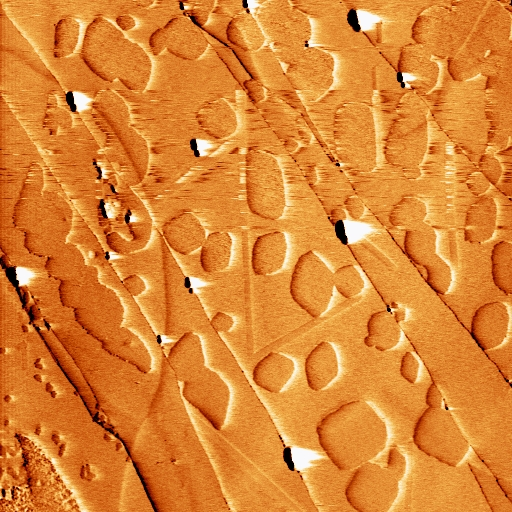
#> input picture Image dataset/1_amplitude.jpg, 512 x 512 px, found by its file name
$ jupyter execute --allow-errors Final_Denoising_after_image_enhancement.ipynb   (older library calls are emulated)
#> lines starting #> are read from the running program, lines starting #| are printed output that depends on the picture
[cell 1]
import cv2
import numpy as np

# Load the image
image_path = '/content/1_amplitude.jpg'
image = cv2.imread(image_path, cv2.IMREAD_GRAYSCALE)
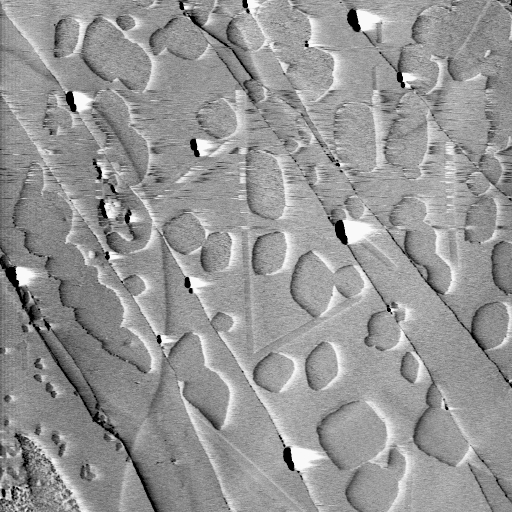
#> image: shape (512, 512); min 0, max 250, mean 149.3

# Perform histogram equalization
equalized_image = cv2.equalizeHist(image)
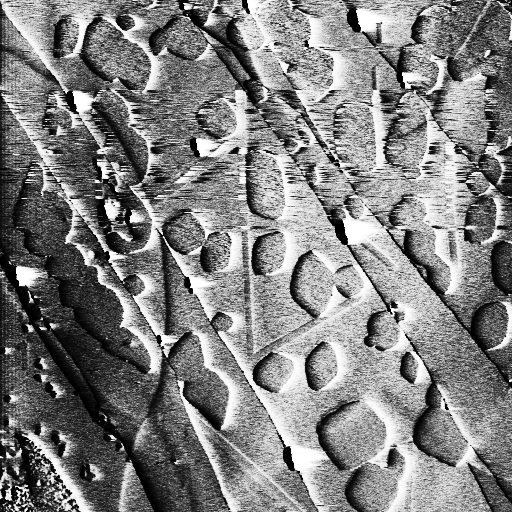
#> equalized_image: shape (512, 512); min 0, max 255, mean 128.5

# Display original and equalized images
#> (the rest of this cell did not finish here and is left out)

[cell 2]
import cv2
import numpy as np
from google.colab.patches import cv2_imshow

# now we will be loading the image and converting it to grayscale
image = cv2.imread(r"/content/1_amplitude.jpg")
#> image is the input picture: shape (512, 512, 3); mean B, G, R 51.5, 132.6, 219.3

gray = cv2.cvtColor(image, cv2.COLOR_BGR2GRAY)

# Compute the discrete Fourier Transform of the image
fourier = cv2.dft(np.float32(gray), flags=cv2.DFT_COMPLEX_OUTPUT)

# Shift the zero-frequency component to the center of the spectrum
fourier_shift = np.fft.fftshift(fourier)

# calculate the magnitude of the Fourier Transform
magnitude = 20*np.log(cv2.magnitude(fourier_shift[:,:,0],fourier_shift[:,:,1]))
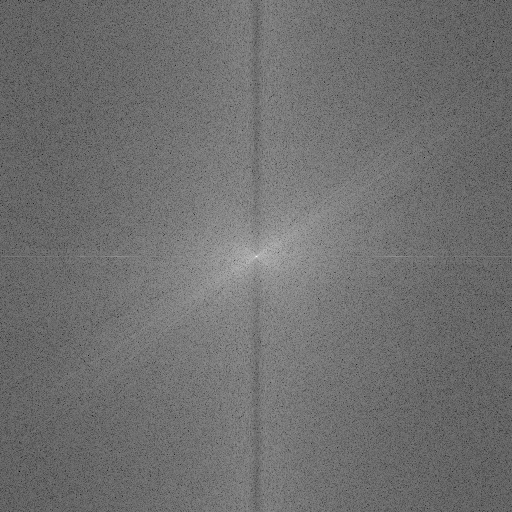
#> magnitude: shape (512, 512) float32; min 28.33, max 349.7, mean 169.3; drawn with min black and max white

# Scale the magnitude for display
magnitude = cv2.normalize(magnitude, None, 0, 255, cv2.NORM_MINMAX, cv2.CV_8UC1)

# Display the magnitude of the Fourier Transform
cv2_imshow(magnitude)
cv2.waitKey(0)
cv2.destroyAllWindows()

[cell 3]
import numpy as np
import matplotlib.pyplot as plt
from skimage.io import imread, imshow
from skimage.color import rgb2gray

amplitude_rgb = imread('/content/1_amplitude.jpg')
amplitude_gray = rgb2gray(amplitude_rgb)
plt.imshow(amplitude_gray, cmap='gray')
plt.title('Amplitude image in Grayscale');

[cell 4]
amplitude_fft = np.fft.fftshift(np.fft.fft2(amplitude_gray))
plt.imshow(np.log(abs(amplitude_fft)), cmap='gray')
plt.title('Fourier Transform Representation of the Amplitude image');
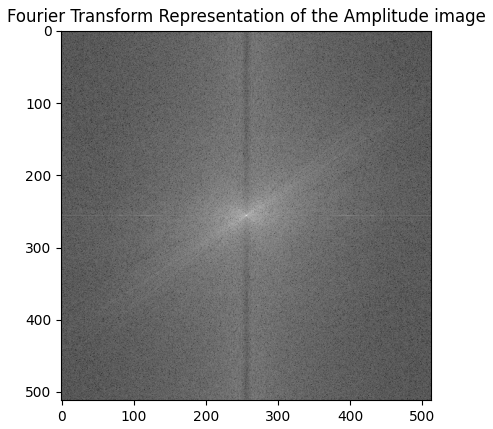
#> figure drawn by matplotlib, 1 panel

[cell 5]
import numpy as np
import cv2
import matplotlib.pyplot as plt

# Read the image
img = cv2.imread('/content/1_amplitude.jpg', 0)  # Read as grayscale

# Compute the Fourier Transform
f_img = np.fft.fft2(img)

# Shift the zero-frequency component to the center
f_img_shifted = np.fft.fftshift(f_img)

# Compute the Magnitude Spectrum
magnitude_spectrum = 20 * np.log(np.abs(f_img_shifted))

# Display the Magnitude Spectrum
plt.imshow(magnitude_spectrum, cmap='gray')
plt.title('Magnitude Spectrum')
plt.colorbar()
plt.show()
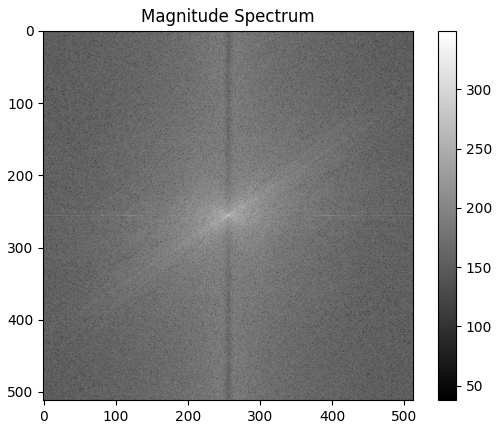
#> figure drawn by matplotlib, 2 panels

[cell 6]
cutoff_frequency = 180  # Adjust this value according to your image and noise characteristics
rows, cols = img.shape
#> rows = 512; cols = 512
center_row, center_col = rows // 2, cols // 2
#> center_row = 256; center_col = 256
mask = np.zeros((rows, cols), dtype=np.uint8)
mask[center_row - cutoff_frequency:center_row + cutoff_frequency, center_col - cutoff_frequency:center_col + cutoff_frequency] = 1

[cell 7]
f_img_filtered = f_img_shifted * mask

[cell 8]
f_img_filtered_unshifted = np.fft.ifftshift(f_img_filtered)
img_filtered = np.fft.ifft2(f_img_filtered_unshifted)
img_filtered = np.abs(img_filtered)
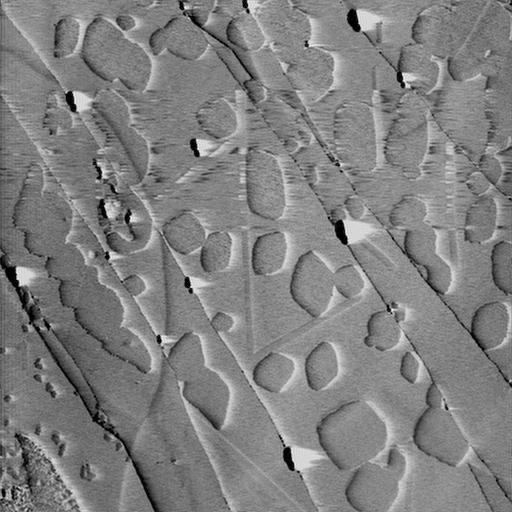
#> img_filtered: shape (512, 512) float64; min 0.0578, max 296.4, mean 149.3; drawn with min black and max white
img_filtered = np.uint8(img_filtered)

[cell 9]
from google.colab.patches import cv2_imshow

# Display the original image
cv2_imshow(img)

# Display the magnitude spectrum
cv2_imshow(magnitude_spectrum)

# Display the filtered image
cv2_imshow(img_filtered)


# Wait for a key press and close all windows
cv2.waitKey(0)
cv2.destroyAllWindows()

[cell 10]
import numpy as np
from scipy import ndimage
import matplotlib.pyplot as plt

# Load your image (replace with your image path)
image = plt.imread('/content/1_amplitude.jpg')

# Convert to grayscale if needed
if len(image.shape) > 2:
    image = np.mean(image, axis=2)
#> image: shape (512, 512) float64

# Fourier Transform
image_fft = np.fft.fft2(image)
spectrum = np.log(abs(np.fft.fftshift(image_fft)))

# Visualize the spectrum (adjust as needed)
plt.imshow(spectrum, cmap='gray')
plt.title('Frequency Spectrum')
plt.show()

[cell 11]
# Create a low-pass filter (modify radius as needed)
radius = 0.1
y, x = np.ogrid[-image.shape[0]//2: image.shape[0]//2, -image.shape[1]//2: image.shape[1]//2]
#> y = 512 values from -256 to 255
filter_mask = x*x + y*y <= radius*radius

# Apply filter
filtered_fft = image_fft * filter_mask

# Inverse Fourier Transform
denoised_image = np.fft.ifft2(filtered_fft)
denoised_image = np.real(denoised_image)
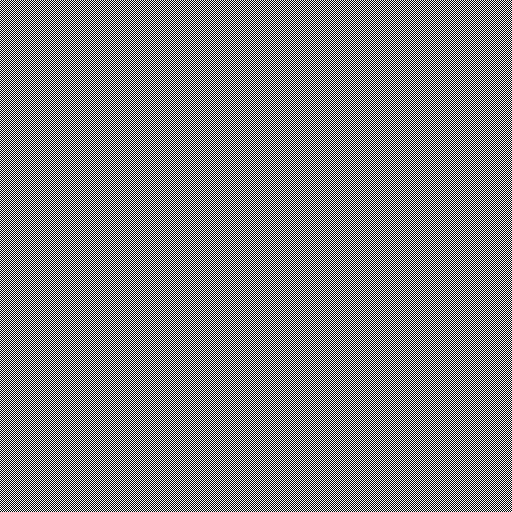
#> denoised_image: shape (512, 512) float64; values -0.000996 (black) and 0.000996 (white), 50% white in thin lines or dots

# Save image (adjust as needed)
plt.imsave('denoised_image.jpg', denoised_image, cmap='gray')

$ run again, with Image dataset/10_amplitude.jpg copied over Image dataset/1_amplitude.jpg
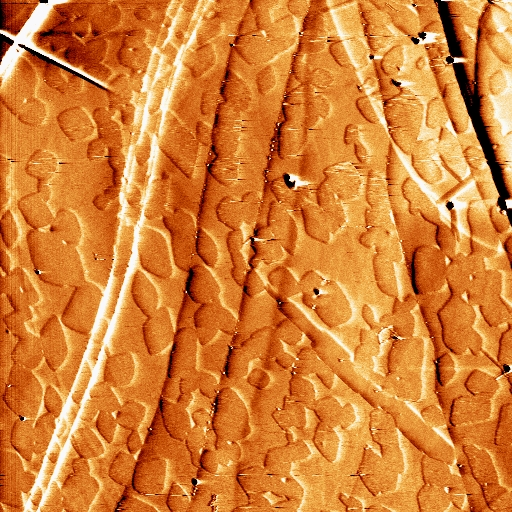
#> input picture Image dataset/10_amplitude.jpg, 512 x 512 px, found by its file name
#> image is the input picture: shape (512, 512, 3); mean B, G, R 54, 128.1, 212.9
#> `img_filtered = np.abs(img_filtered)`:
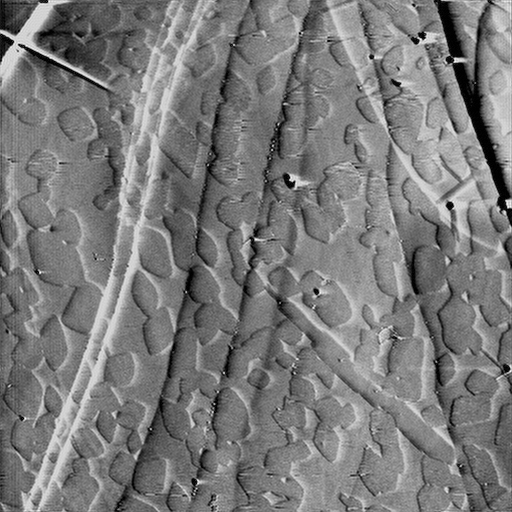
#> img_filtered: shape (512, 512) float64; min 0.0648, max 301.1, mean 145.1; drawn with min black and max white
#> `denoised_image = np.real(denoised_image)`:
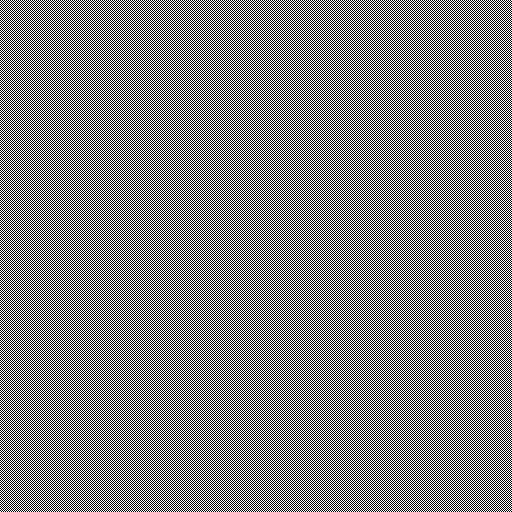
#> denoised_image: shape (512, 512) float64; values -0.00527 (black) and 0.00527 (white), 50% white in thin lines or dots

$ run again, with Image dataset/11_amplitude.jpg copied over Image dataset/1_amplitude.jpg
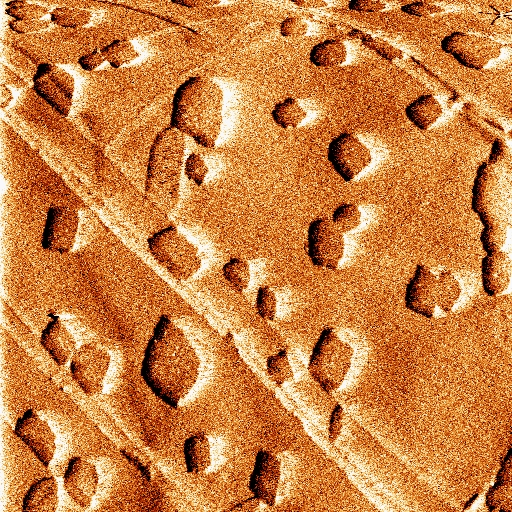
#> input picture Image dataset/11_amplitude.jpg, 512 x 512 px, found by its file name
#> image is the input picture: shape (512, 512, 3); mean B, G, R 66.6, 128.7, 202
#> `plt.show()`:
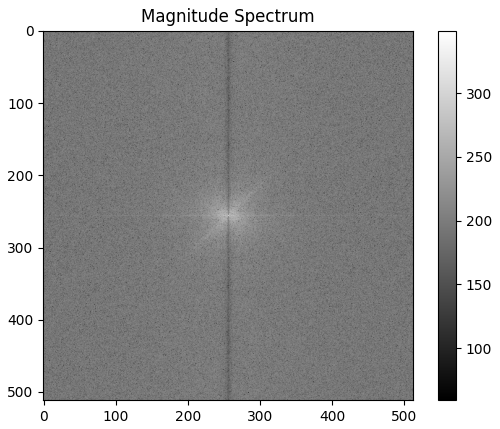
#> figure drawn by matplotlib, 2 panels
#> `img_filtered = np.uint8(img_filtered)`:
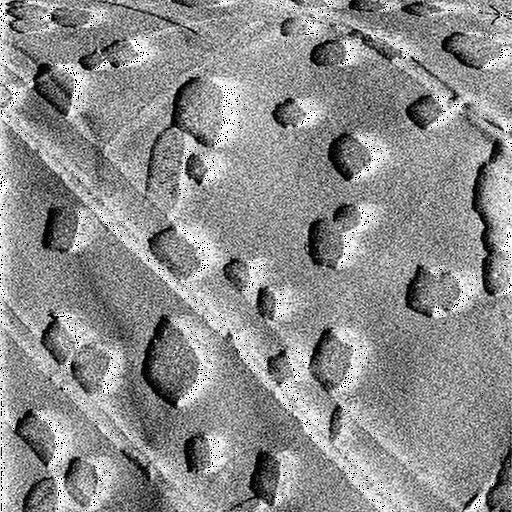
#> img_filtered: shape (512, 512); min 0, max 255, mean 142
#> denoised_image: shape (512, 512) float64; values -0.0739 (black) and 0.0739 (white), 50% white in thin lines or dots

$ run again, with Image dataset/14_amplitude.jpg copied over Image dataset/1_amplitude.jpg
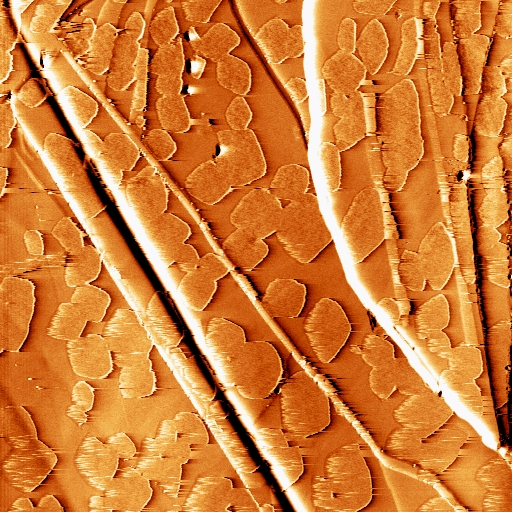
#> input picture Image dataset/14_amplitude.jpg, 512 x 512 px, found by its file name
#> image is the input picture: shape (512, 512, 3); mean B, G, R 54.2, 124.5, 208.7
#> `img_filtered = np.abs(img_filtered)`:
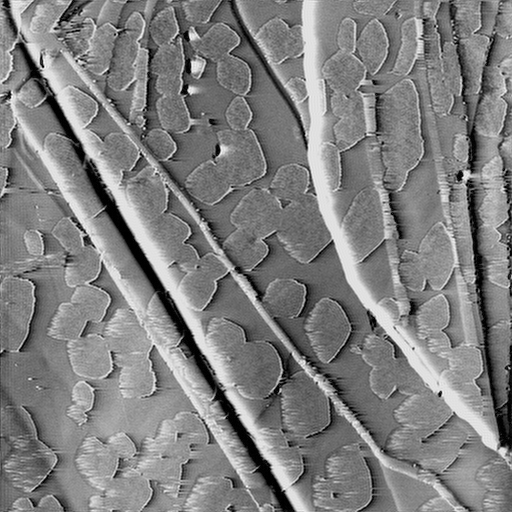
#> img_filtered: shape (512, 512) float64; min 0.0349, max 282.1, mean 141.7; drawn with min black and max white
#> denoised_image: shape (512, 512) float64; values -0.00205 (black) and 0.00205 (white), 50% white in thin lines or dots
